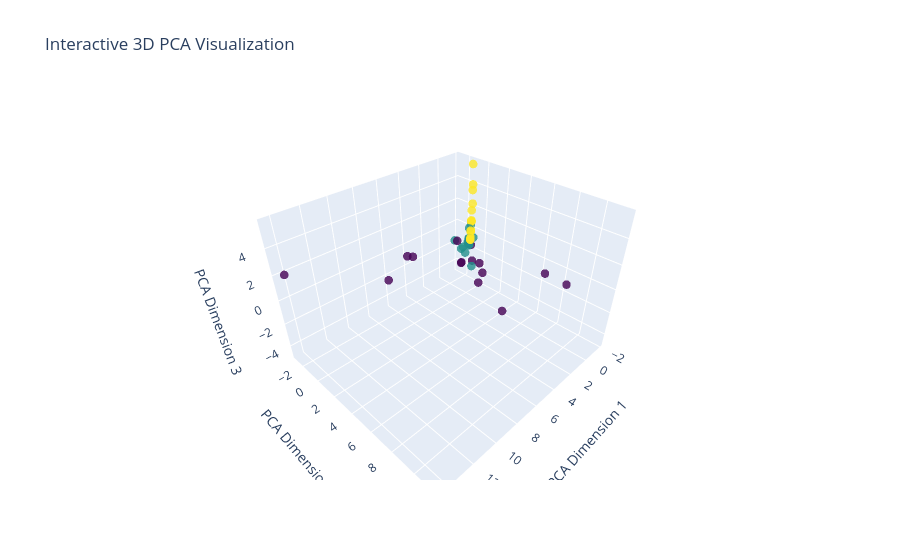

Notebook source saved alongside this figure:
### Markdown cell above
# 12. Clustering 3D Model df Influencers_uniques

### Code cell
# umpack data from results
pca_data = results_influencers_uniques_cluster[f'pca_data_influencers_uniques']
scaled_data = results_influencers_uniques_cluster['scaled_data']

# Now create the 3D plot
pc1 = pca_data[:, 0]
pc2 = pca_data[:, 1]
pc3 = pca_data[:, 2]

# Rest of your plotting code
fig = go.Figure(data=[
    go.Scatter3d(
        x=pc1,
        y=pc2,
        z=pc3,
        mode='markers',
        marker=dict(
            size=5,
            color=Influencers_uniques['Category'],
            colorscale='Viridis',
            opacity=0.8
        ),
        text=Influencers_uniques['Category']
    )
])

# Set plot title and axis labels
fig.update_layout(
    title='Interactive 3D PCA Visualization',
    scene=dict(
        xaxis_title='PCA Dimension 1',
        yaxis_title='PCA Dimension 2',
        zaxis_title='PCA Dimension 3'
    ))

fig.show()

### Figure 1 — Plotly figure (JSON) as saved in the notebook; plotly's stock layout.template omitted (floating-point values rounded to 4 significant figures)
{"data": [{"marker": {"color": [3, 2, 3, 3, 3, 3, 3, 3, 1, 1, 2, 1, 2, 1, 3, 2, 1, 2, 1, 2, 1, 3, 1, 2, 2, 3, 2, 3, 1, 2, 2, 2, 2, 1, 3, 2, 2, 2, 3, 2, 2, 3, 2, 3, 1, 2, 2, 2, 2, 2, 3, 3, 1, 1, 1, 2, 1, 2, 2, 2, 2, 2, 2, 3, 3, 1, 2, 1, 3, 3], "colorscale": [[0, "#440154"], [0.1111, "#482878"], [0.2222, "#3e4989"], [0.3333, "#31688e"], [0.4444, "#26828e"], [0.5556, "#1f9e89"], [0.6667, "#35b779"], [0.7778, "#6ece58"], [0.8889, "#b5de2b"], [1, "#fde725"]], "opacity": 0.8, "size": 5}, "mode": "markers", "text": [3, 2, 3, 3, 3, 3, 3, 3, 1, 1, 2, 1, 2, 1, 3, 2, 1, 2, 1, 2, 1, 3, 1, 2, 2, 3, 2, 3, 1, 2, 2, 2, 2, 1, 3, 2, 2, 2, 3, 2, 2, 3, 2, 3, 1, 2, 2, 2, 2, 2, 3, 3, 1, 1, 1, 2, 1, 2, 2, 2, 2, 2, 2, 3, 3, 1, 2, 1, 3, 3], "type": "scatter3d", "x": [-0.6025, -0.8116, -1.741, -0.7265, -1.041, -1.57, -1.689, -1.413, -0.5102, 0.8374, -0.5821, 4.414, -0.5817, 0.04741, -1.161, -0.8795, -0.5623, -0.4829, -0.7274, -0.5816, 0.1351, -0.9481, 4.929, -0.4526, -0.5819, -0.595, -0.3424, -1.032, -0.3911, -0.4801, -0.36, -0.5992, -0.5937, 14.29, -0.8346, -0.5745, -0.6771, -0.5646, -0.7566, 0.7719, -0.5713, -0.7537, -0.5822, -1.034, 6.052, -0.5819, -0.5243, -0.5819, -0.5819, 0.06999, -0.5821, -0.6292, -0.4097, 1.267, 3.965, -0.3398, 0.6009, -0.5943, -0.3311, -0.3955, 0.06712, -0.519, 0.0976, -0.5819, -0.5892, -0.3331, 0.258, -0.5705, -0.6582, -0.6136], "y": [-0.2242, -0.07666, -1.18, -0.3278, -0.5231, -0.9898, -1.073, -0.8064, -0.2297, 0.174, -0.2092, -1.645, -0.2073, -0.5941, -0.6619, -0.4442, -0.1946, -0.1377, -0.06793, -0.2092, 4.164, -0.4934, -1.698, -0.2894, -0.209, -0.2185, -0.2038, -0.5435, 1.022, -0.2058, -0.2504, -0.2324, -0.2304, -2.572, -0.3954, -0.2102, -0.4439, -0.2267, -0.3466, -0.6686, -0.2121, -0.3456, -0.2165, -0.5536, -2.853, -0.209, -0.2285, -0.2089, -0.209, -0.3936, -0.2092, -0.244, 0.02793, 8.328, 11.46, -0.2776, -0.5526, -0.2163, -0.1375, -0.121, 0.5922, -0.2708, -0.1246, -0.209, -0.2136, 1.48, -0.4237, 0.9049, -0.2571, -0.2318], "z": [-0.1239, -0.004775, 5.661, 0.5115, 1.235, 3.623, 4.038, 2.568, -0.1761, -1.573, -0.1843, -0.2991, -0.1878, -2.303, 2.116, 1.025, -0.2126, -0.3872, -2.193, -0.1849, -4.796, 1.223, -0.0478, -0.03352, -0.185, -0.1415, -0.4662, 1.207, -3.755, -0.3037, -0.3771, -0.08889, -0.1004, 2.188, 0.5663, -0.191, 0.754, -0.1506, 0.4494, 0.1097, -0.1928, 0.5333, -0.1648, 1.307, -2.295, -0.185, -0.175, -0.1851, -0.185, -0.6652, -0.1841, -0.04251, -0.4917, 1.303, 3.244, -0.3638, 0.04914, -0.1384, -0.5721, -0.5262, -2.088, -0.01754, -1.087, -0.185, -0.167, -2.528, -0.7659, -1.95, 0.003281, -0.0934]}], "layout": {"scene": {"xaxis": {"title": {"text": "PCA Dimension 1"}}, "yaxis": {"title": {"text": "PCA Dimension 2"}}, "zaxis": {"title": {"text": "PCA Dimension 3"}}}, "title": {"text": "Interactive 3D PCA Visualization"}}}
